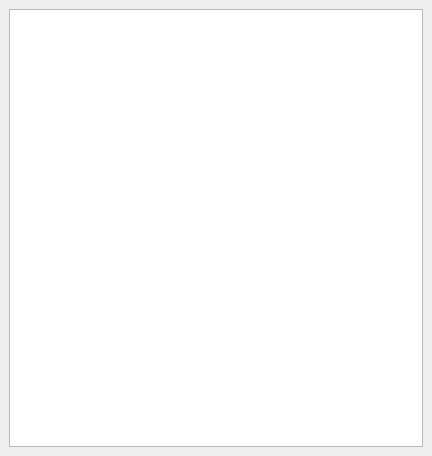
<ui version="4.0" >
 <class>ConsoleForm</class>
 <widget class="QWidget" name="ConsoleForm" >
  <property name="geometry" >
   <rect>
    <x>0</x>
    <y>0</y>
    <width>432</width>
    <height>456</height>
   </rect>
  </property>
  <property name="windowTitle" >
   <string>Console</string>
  </property>
  <layout class="QGridLayout" >
   <property name="margin" >
    <number>9</number>
   </property>
   <property name="spacing" >
    <number>6</number>
   </property>
   <item row="0" column="0" >
    <widget class="QTextEdit" name="textEdit" >
     <property name="sizePolicy" >
      <sizepolicy>
       <hsizetype>7</hsizetype>
       <vsizetype>7</vsizetype>
       <horstretch>200</horstretch>
       <verstretch>0</verstretch>
      </sizepolicy>
     </property>
     <property name="minimumSize" >
      <size>
       <width>0</width>
       <height>0</height>
      </size>
     </property>
     <property name="sizeIncrement" >
      <size>
       <width>1</width>
       <height>0</height>
      </size>
     </property>
     <property name="focusPolicy" >
      <enum>Qt::StrongFocus</enum>
     </property>
     <property name="acceptDrops" >
      <bool>false</bool>
     </property>
     <property name="toolTip" >
      <string comment="Console Window" />
     </property>
     <property name="statusTip" >
      <string comment="Console Window" />
     </property>
     <property name="whatsThis" >
      <string comment="Console Window" />
     </property>
     <property name="horizontalScrollBarPolicy" >
      <enum>Qt::ScrollBarAsNeeded</enum>
     </property>
     <property name="autoFormatting" >
      <set>QTextEdit::AutoNone</set>
     </property>
     <property name="tabChangesFocus" >
      <bool>false</bool>
     </property>
     <property name="documentTitle" >
      <string comment="Console Window" />
     </property>
     <property name="lineWrapMode" >
      <enum>QTextEdit::NoWrap</enum>
     </property>
     <property name="readOnly" >
      <bool>true</bool>
     </property>
    </widget>
   </item>
  </layout>
  <action name="actionStatusDir" >
   <property name="icon" >
    <iconset resource="../main.qrc" >:/images/status.png</iconset>
   </property>
   <property name="text" >
    <string>StatusDir</string>
   </property>
  </action>
  <action name="actionConsoleHelp" >
   <property name="icon" >
    <iconset resource="../main.qrc" >:/images/utilities-terminal.png</iconset>
   </property>
   <property name="text" >
    <string>Console Help</string>
   </property>
  </action>
  <action name="actionRequestMessages" >
   <property name="icon" >
    <iconset resource="../main.qrc" >:/images/utilities-terminal.png</iconset>
   </property>
   <property name="text" >
    <string>Request Messages</string>
   </property>
  </action>
  <action name="actionConsoleReload" >
   <property name="icon" >
    <iconset resource="../main.qrc" >:/images/utilities-terminal.png</iconset>
   </property>
   <property name="text" >
    <string>Reload bacula-dir.conf</string>
   </property>
  </action>
 </widget>
 <resources>
  <include location="../main.qrc" />
 </resources>
 <connections/>
</ui>
